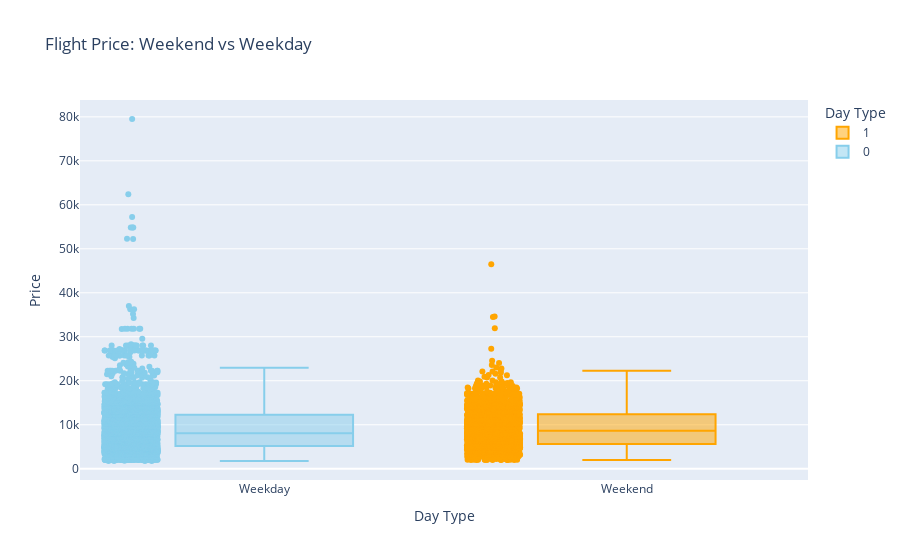

Notebook cell for this chart:
### Markdown cell above
## Is weekend travel more expensive?

### Code cell
import plotly.express as px
fig = px.box(
    df,
    x='Is_Weekend',
    y='Price',
    points="all",             
    color='Is_Weekend',     
    color_discrete_map={0: 'skyblue', 1: 'orange'},
    labels={'Is_Weekend':'Day Type', 'Price':'Price'},
    title='Flight Price: Weekend vs Weekday')
fig.update_layout(
    xaxis=dict(
        tickmode='array',
        tickvals=[0,1],
        ticktext=['Weekday', 'Weekend']))
fig.show()

### Figure 1 — Plotly figure (JSON) as saved in the notebook; plotly's stock layout.template omitted (floating-point values rounded to 4 significant figures; data arrays with more than 128 entries replaced by an {"elided": "..."} marker saying what was removed)
{"data": [{"alignmentgroup": "True", "boxpoints": "all", "hovertemplate": "Day Type=%{x}<br>Price=%{y}<extra></extra>", "legendgroup": "1", "marker": {"color": "orange"}, "name": "1", "notched": false, "offsetgroup": "1", "orientation": "v", "showlegend": true, "type": "box", "x": {"elided": "3072 int values"}, "x0": " ", "xaxis": "x", "y": {"elided": "3072 int values"}, "y0": " ", "yaxis": "y"}, {"alignmentgroup": "True", "boxpoints": "all", "hovertemplate": "Day Type=%{x}<br>Price=%{y}<extra></extra>", "legendgroup": "0", "marker": {"color": "skyblue"}, "name": "0", "notched": false, "offsetgroup": "0", "orientation": "v", "showlegend": true, "type": "box", "x": {"elided": "7390 int values"}, "x0": " ", "xaxis": "x", "y": {"elided": "7390 int values"}, "y0": " ", "yaxis": "y"}], "layout": {"boxmode": "overlay", "legend": {"title": {"text": "Day Type"}, "tracegroupgap": 0}, "title": {"text": "Flight Price: Weekend vs Weekday"}, "xaxis": {"anchor": "y", "categoryarray": [1, 0], "categoryorder": "array", "domain": [0, 1], "tickmode": "array", "ticktext": ["Weekday", "Weekend"], "tickvals": [0, 1], "title": {"text": "Day Type"}}, "yaxis": {"anchor": "x", "domain": [0, 1], "title": {"text": "Price"}}}}
